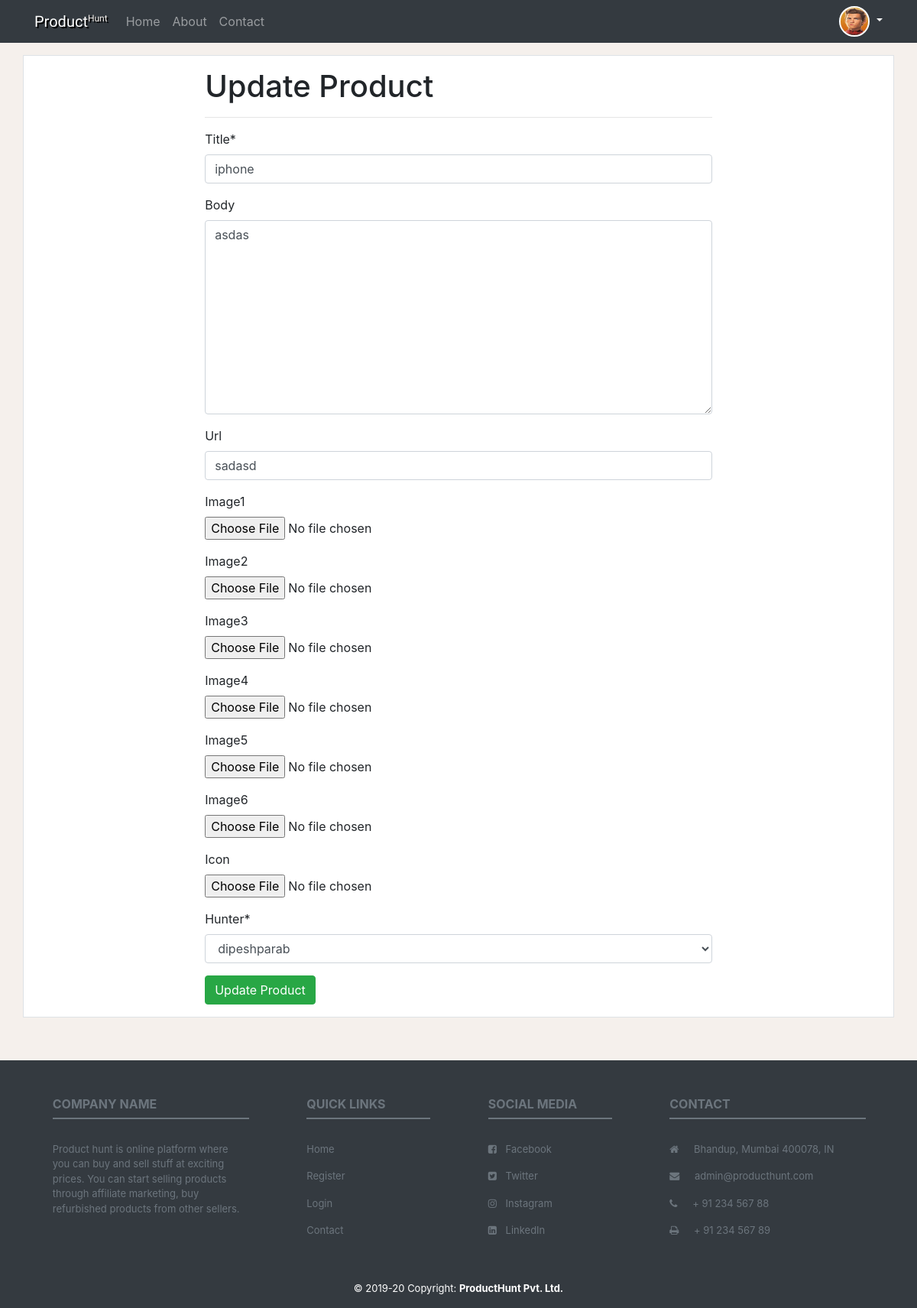
The app's page /product/update/22/ (signed in) with its own data.
### accounts/models.py (models this page shows, shortened)
class Profile(models.Model):
    user = models.OneToOneField(User, on_delete=models.CASCADE)
    profile_image = models.ImageField(upload_to='images/profile/', null=True, blank=True)
    user_bio = models.TextField(max_length=500, null=True, blank=True)
    contact_number = models.IntegerField(default=0, null=True, blank=True)
    facebook_link = models.CharField(max_length=200, null=True, blank=True)
    instagram_link = models.CharField(max_length=200, null=True, blank=True)
    twitter_link = models.CharField(max_length=200, null=True, blank=True)

### products/models.py (models this page shows, shortened)
class Product(models.Model):
    STATUS_CHOICES = (
        ('active', 'Active'),
        ('reported', 'Report')
    )
    title = models.CharField(max_length=255)
    pub_date = models.DateTimeField(auto_now_add=True)
    updated_date = models.DateTimeField(auto_now=True)
    image1 = models.ImageField(upload_to='images/product/screenshots/', null=True, blank=True)
    image2 = models.ImageField(upload_to='images/product/screenshots/', null=True, blank=True)
    image3 = models.ImageField(upload_to='images/product/screenshots/', null=True, blank=True)
    image4 = models.ImageField(upload_to='images/product/screenshots/', null=True, blank=True)
    image5 = models.ImageField(upload_to='images/product/screenshots/', null=True, blank=True)
    image6 = models.ImageField(upload_to='images/product/screenshots/', null=True, blank=True)
    icon = models.ImageField(upload_to='images/product/icons/', null=True, blank=True)
    body = models.TextField(null=True, blank=True)
    url = models.CharField(max_length=200, null=True, blank=True)
    likes = models.ManyToManyField(User, related_name='likes', blank=True)
    dislikes = models.ManyToManyField(User, related_name='dislikes', blank=True)
    status = models.CharField(max_length=6, choices=STATUS_CHOICES, default='active')
    hunter = models.ForeignKey(User, on_delete=models.CASCADE)

### products/views.py (the view)
# urls.py: path('update/<id>/', views.updateProductPage, name='update_product_page'),
@login_required
def updateProductPage(request, id):
    product = Product.objects.get(pk=id)
    form = ProductForm(request.POST or None, request.FILES or None, instance=product)
    if form.is_valid():
        form.save()
        messages.success(request, 'Product details updated successfully.')
        return redirect('my_product_page')
    return render(request, 'products/update_product.html', {'form':form, 'title':'Update Product'})

### products/forms.py
class ProductForm(forms.ModelForm):
    class Meta:
        model = Product
        fields = ['title','body','url','image1','image2','image3','image4','image5','image6','icon','hunter']

### products/templates/products/update_product.html (shortened to what this page needs)
{% extends 'product_hunt/base.html' %}
{% load crispy_forms_tags %}
{% block content %}
<div class="row mt-3">
    <div class="col-md-12 post-side-margin-sm">
        <div class="row bg-white border border-muted p-3 mb-2">
            <div class="col-12 padding-left-lg-20p padding-right-lg-20p">
                <h1>Update Product</h1><hr>
                <form method="post" enctype="multipart/form-data">
                    {{ form | crispy }}
                    <button type="submit" class="btn btn-success">Update Product</button>
                </form>
            </div>
        </div>
    </div>
</div>
{% endblock %}

### product_hunt/templates/product_hunt/base.html (shortened to what this page needs)
<!DOCTYPE html>
{% load staticfiles %}
{% load crispy_forms_tags %}
<html lang="en">
<head>
  <link rel="stylesheet" href="https://maxcdn.bootstrapcdn.com/bootstrap/4.3.1/css/bootstrap.min.css">
  <link rel="stylesheet" href="{% static 'css/style.css' %}">
  <link href="https://maxcdn.bootstrapcdn.com/font-awesome/4.2.0/css/font-awesome.min.css" rel="stylesheet">
</head>
<body>
<nav class="navbar navbar-expand-lg navbar-dark bg-dark no-padding-top-lg no-padding-bottom-lg">
  <div class="container">
      <a class="navbar-brand custom-logo" href="{% url 'home_page' %}">Product<sup><small class="logo-sub">Hunt</small></sup></a>
      <div class="collapse navbar-collapse" id="navbarText">
        <ul class="navbar-nav mr-auto">
          <li class="nav-item">
            <a class="nav-link" href="{% url 'home_page' %}">Home</a>
          </li>
          <li class="nav-item">
            <a class="nav-link" href="{% url 'about_page' %}">About</a>
          </li>
          <li class="nav-item">
            <a class="nav-link" href="{% url 'contact_page' %}">Contact</a>
          </li>
        </ul>
        <span class="navbar-text margin-top-sm">
           <ul class="navbar-nav mr-auto">
               {% if user.is_authenticated %}
               <li class="nav-item dropdown">
                  <a class="dropdown-toggle no-text-decoration" href="#" id="navbardrop" data-toggle="dropdown">
                      {% if user.profile.profile_image %}
                        <img class="user-icon" src="{{user.profile.profile_image.url}}">
                      {% else %}
                        <span class="user-icon-text text-dark text-uppercase">{{request.user|make_list|first}}</span>
                      {% endif %}
                  </a>
                </li>
               {% endif %}
           </ul>
        </span>
      </div>
  </div>
</nav>
<div class="container">
  {% block content %} {% endblock %}
</div>
<footer class="page-footer font-small bg-dark text-muted">
  <div class="container text-center text-md-left mt-5">
    <div class="row pt-5">
      <div class="col-md-3 col-lg-4 col-xl-3 mx-auto mb-4">
        <h6 class="text-uppercase font-weight-bold">Company name</h6>
        <hr class="border border-secondary mb-4 mt-0 d-inline-block mx-auto full-width" >
        <p>Product hunt is online platform where you can buy and sell stuff at exciting prices.
            You can start selling products through affiliate marketing, buy refurbished products from other sellers.</p>
      </div>
      <div class="col-md-2 col-lg-2 col-xl-2 mx-auto mb-4">
        <h6 class="text-uppercase font-weight-bold">Quick Links</h6>
        <hr class="border border-secondary mb-4 mt-0 d-inline-block mx-auto full-width" >
        <p>
          <a href="{% url 'home_page' %}">Home</a>
        </p>
        <p>
          <a href="{% url 'register_page' %}">Register</a>
        </p>
        <p>
          <a href="{% url 'log_in_page' %}">Login</a>
        </p>
        <p>
          <a href="{% url 'contact_page' %}">Contact</a>
        </p>
      </div>
      <div class="col-md-3 col-lg-2 col-xl-2 mx-auto mb-4">
        <h6 class="text-uppercase font-weight-bold">Social Media</h6>
        <hr class="border border-secondary mb-4 mt-0 d-inline-block mx-auto full-width" >
        <p>
          <a href="#!">
              <i class="fa fa-facebook-square"></i>
              <span class="ml-2">Facebook</span>
          </a>
        </p>
        <p>
          <a href="#!">
              <i class="fa fa-twitter-square"></i>
              <span class="ml-2">Twitter</span>
          </a>
        </p>
        <p>
          <a href="#!">
              <i class="fa fa-instagram"></i>
              <span class="ml-2">Instagram</span>
          </a>
        </p>
        <p>
          <a href="#!">
              <i class="fa fa-linkedin-square"></i>
              <span class="ml-2">LinkedIn</span>
          </a>
        </p>
      </div>
      <div class="col-md-4 col-lg-3 col-xl-3 mx-auto mb-md-0 mb-4">
        <h6 class="text-uppercase font-weight-bold">Contact</h6>
        <hr class="border border-secondary mb-4 mt-0 d-inline-block mx-auto full-width" >
        <p>
          <i class="fa fa-home mr-3"></i> Bhandup, Mumbai 400078, IN</p>
        <p>
          <i class="fa fa-envelope mr-3"></i> admin@producthunt.com</p>
        <p>
          <i class="fa fa-phone mr-3"></i> + 91 234 567 88</p>
        <p>
          <i class="fa fa-print mr-3"></i> + 91 234 567 89</p>
      </div>
    </div>
  </div>
  <div class="footer-copyright text-center py-3 text-white">© 2019-20 Copyright:
    <b> ProductHunt Pvt. Ltd.</b>
  </div>
</footer>
</body>
</html>

### static/css/style.css (style rules this page uses)
body { background: #f5f0ec; }
.font-small { font-size: small!important; }
.custom-logo { font-family: 'Sonsie One', cursive; color: #fff; text-shadow: 2px 2px #000; }
.logo-sub { color: #f5f0ec; }
.no-text-decoration { text-decoration:none!important; }
.user-icon { height: 40px; width: 40px; border: 2px solid #fff; background: #cfcfcf; border-radius: 100%; text-align: center; font-weight: bold; font-size:20px; }
.full-width { width:100%!important; }
@media only screen and (min-width: 786px) { .no-padding-top-lg { padding-top:0px!important; } }
@media only screen and (min-width: 786px) { .no-padding-bottom-lg { padding-bottom:0px!important; } }
@media only screen and (min-width: 786px) { .padding-left-lg-20p { padding-left:20%!important; } }
@media only screen and (min-width: 786px) { .padding-right-lg-20p { padding-right:20%!important; } }
.page-footer a { text-decoration:none!important; color: #6c757d!important; }

### records on screen
Product: title "iphone", body "asdas", url "sadasd", hunter "dipeshparab"
